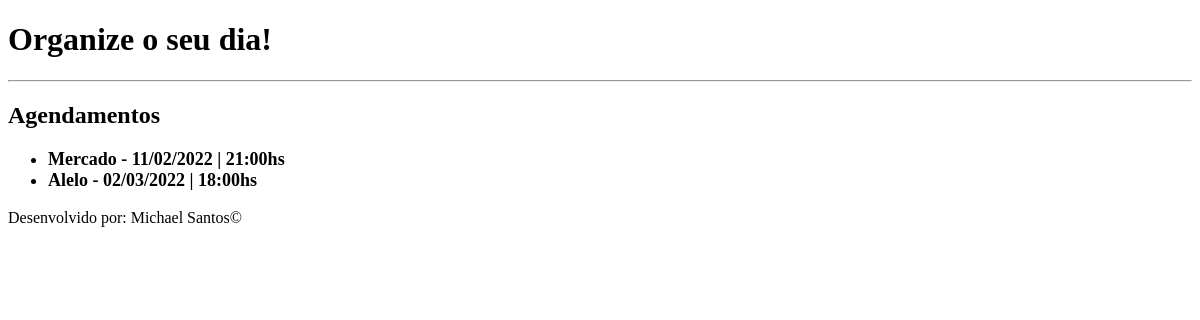
/agenda/, run on an earlier commit of the app's database.
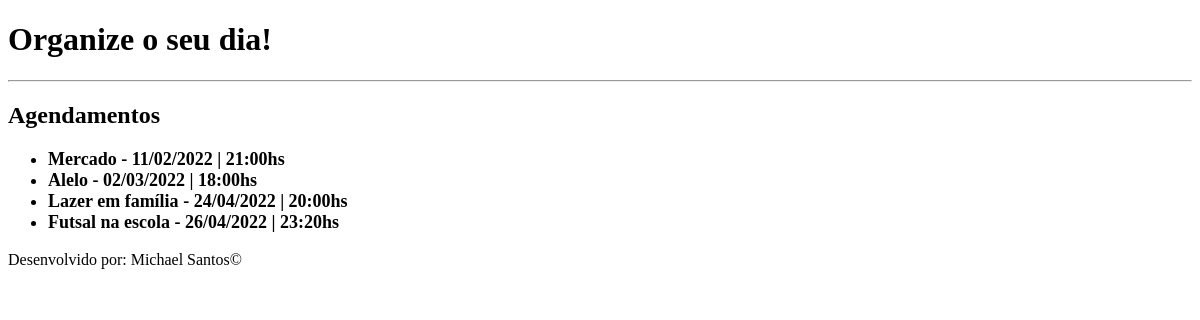
And on a later commit of the database.
### core/models.py (models this page shows, shortened)
class Evento(models.Model):
    titulo = models.CharField(max_length=100)
    descricao = models.TextField(blank=True, null=True)
    data_evento = models.DateTimeField(verbose_name='Data do Evento')
    data_criacao = models.DateTimeField(auto_now=True)
    usuario = models.ForeignKey(User, on_delete=models.CASCADE)
    class Meta:
        db_table = 'evento'
    def get_data_evento(self):
        return self.data_evento.strftime('%d/%m/%Y | %H:%Mhs')

### core/views.py (the view)
# urls.py: path('agenda/', views.lista_eventos)
def lista_eventos(request):
    usuario = request.user
    evento = Evento.objects.all()
    data = {'eventos': evento}
    return render(request, 'agenda.html', data)

### templates/agenda.html
{% extends "model-page.html" %}
{% block content %}
    <h2>Agendamentos</h2>
    <ul style="font-size: 18px">
        {% for evento in eventos %}
            <li><strong>{{ evento.titulo }} - {{ evento.get_data_evento }}</strong></li>
        {% endfor %}
    </ul>
{% endblock %}

### templates/model-page.html
<!DOCTYPE html>
<html lang="en">
<head>
    {% include "model-header.html" %}
</head>
<body>
    {% block content %} {% endblock %}
    {% include "model-footer.html" %}
</body>
</html>

### templates/model-header.html (shortened to what this page needs)
    <h1>Organize o seu dia!</h1>
    <hr>

### templates/model-footer.html
<p>Desenvolvido por: Michael Santos&copy</p>

What changed in the data, as far as the page shows it:
added Evento: titulo "Lazer em família", get_data_evento "24/04/2022 | 20:00hs"
added Evento: titulo "Futsal na escola", get_data_evento "26/04/2022 | 23:20hs"
